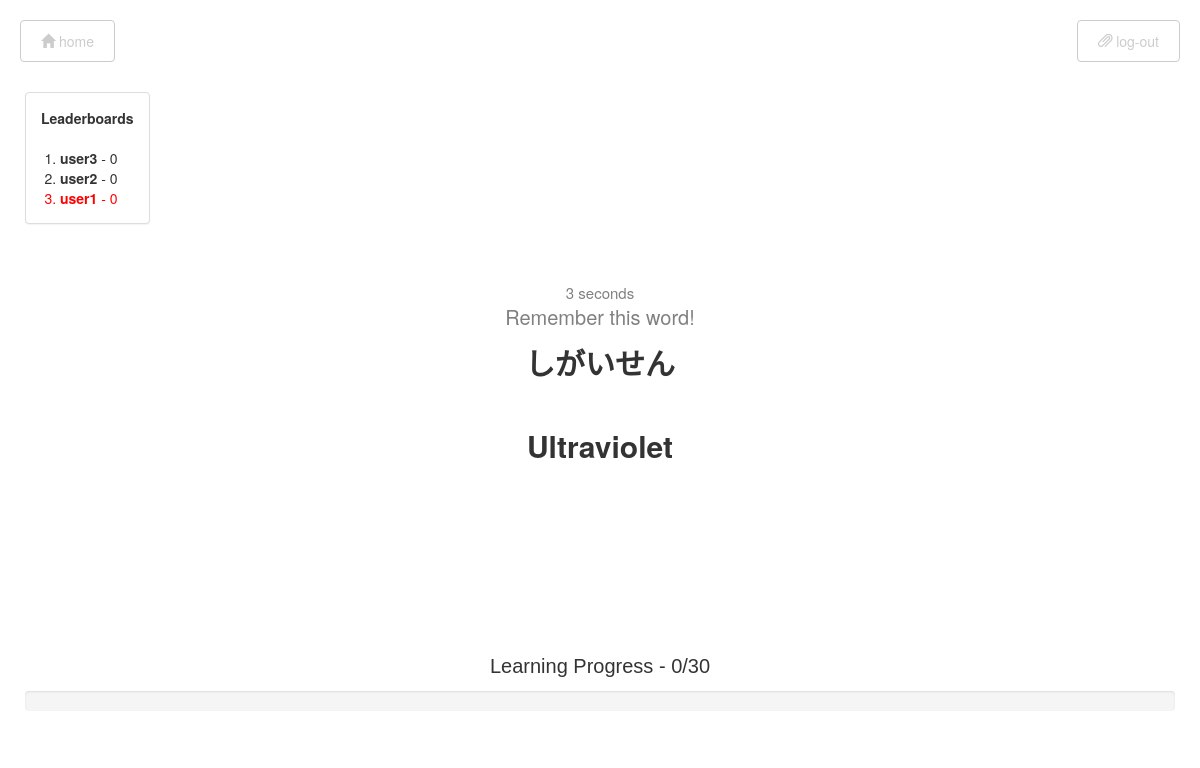
Page /flashcardcollection/1/learn/0?mode=normal (signed in) on the committed database.
### app/models/users.py (models this page shows, shortened)
class User(UserMixin, db.Model):
    __tablename__ = 'users'
    id = db.Column(db.Integer, primary_key=True)
    email = db.Column(db.String(64), unique=True, index=True)
    username = db.Column(db.String(64), unique=True, index=True)
    password_hash = db.Column(db.String(128))
    confirmed = db.Column(db.Boolean, default=True)
    avatar_hash = db.Column(db.String(32))
    member_since = db.Column(db.DateTime, default=datetime.utcnow)
    total_reps = db.Column(db.Integer, default=0)
    last_index = db.Column(db.Integer, default=0)
    score = db.Column(db.Integer, default=0)
    if DESIGN == 2:
        x = [str(randint(1,2)), '3']
    else:
        x = [str(i) for i in list(range(1,4))]
    shuffle(x)
    x = ['3','2']
    x = ','.join(x)
    scheduler_order = db.Column(db.String, default=x)
    set_num = db.Column(db.Integer, default=1)
    feedback_1 = db.Column(db.Text, default='')
    feedback_2 = db.Column(db.Text, default='')
    feedback_3 = db.Column(db.Text, default='')
    sequential_cycle = db.Column(db.Integer, default=1)
    started = db.Column(db.Integer, default=0)
    last_time = db.Column(db.Integer)
    collections = db.relationship('FlashcardCollection', backref='user', lazy='dynamic')
    @property
    def password(self):
        raise AttributeError('Password is not a readable Attribute')

### app/models/flashcard.py (models this page shows, shortened)
class Flashcard(db.Model):
    __tablename__ = 'flashcard'
    id = db.Column(db.Integer, primary_key=True)
    question = db.Column(db.Text)
    question_html = db.Column(db.Text)
    answer = db.Column(db.Text)
    answer_html = db.Column(db.Text)
    history = db.Column(db.Text, default='')
    time_history = db.Column(db.Text, default='0')
    last_time = db.Column(db.Integer, default=0)
    timestamps = db.Column(db.Text, default='')
    durations = db.Column(db.Text, default='')
    scheduler = db.Column(db.Integer, default = 1)
    test_answer = db.Column(db.Integer, default = -1)
    pre_answer = db.Column(db.Integer, default = -1)
    last_strength = db.Column(db.Integer, default = 0)
    introduced_history = db.Column(db.Text, default = '')
    actual_response = db.Column(db.Text, default = '')
    start_learn_time = db.Column(db.Integer)
    collection_id = db.Column(db.Integer, db.ForeignKey('flashcardcollection.id'))

### app/main/views.py (the view, shortened to what this page needs)
@main.route('/flashcardcollection/<int:id>/learn/<int:current>')
@login_required
def learn(id, current):
    def pclip(p):
        return min(max(p, 0.1), .9999)
    def hclip(h):
        return min(max(h, 1), 2000000)
    flashcardcollection = FlashcardCollection.query.get_or_404(id)
    flashcards = flashcardcollection.flashcards.all()
    mode = request.args.get('mode')
    sqlite_file = 'data-dev.sqlite'
    user_ids = []
    score = []
    conn = sqlite3.connect(sqlite_file)
    c = conn.cursor()
    for row in c.execute("SELECT rowid, * FROM users"):
        user_ids.append(row[3])
        score.append(row[-9])
    pre_dict = dict(zip(user_ids, score))
    leaderboards = dict(reversed(sorted(pre_dict.items(), key=lambda x:x[1])))
    total_repetitions = SESSION_LENGTH*REP_PER_MIN
    scheduler = 1
    repetitions_per_scheduler = round(total_repetitions/DESIGN)
    for i in range(len(flashcards)):
        if flashcards[i].history == '' or flashcards[i].last_time == 0:
            flashcard_generated[i+1] = 0
    learning_cards = copy.copy(flashcard_generated)
    new_cards = copy.copy(flashcard_generated)
    for i in range(len(flashcard_generated)):
        if flashcard_generated[i+1] == 0:
            learning_cards.pop(i+1)
        else:
            new_cards.pop(i+1)
    if current == 0:
        if len(learning_cards) == 0:
            if scheduler != 3:
                flashcard = flashcards[choice(list(new_cards.keys()))-1]
            else:
                flashcard = flashcards[0]
            current_user.last_index = flashcards.index(flashcard)
    else:
        flashcard = Flashcard.query.get_or_404(current)
    current_user.last_index = flashcards.index(flashcard)
    current_user.last_time = int(datetime.datetime.now().strftime('%s'))
    flashcard.start_learn_time = int(datetime.datetime.now().strftime('%s'))
    chance = round(round(flashcard_generated[flashcards.index(flashcard)+1],2)*100)-11
    overall_sum = sum(flashcard_generated.values())
    overall_len = len(flashcard_generated.values())
    seen = 0
    for i in range(len(flashcards)):
        if flashcard_generated[i+1] > 0:
            seen += 1
    time_left = SESSION_LENGTH - current_user.total_reps/7
    time_left = round(time_left,2)
    if flashcard.history == '' and flashcard.pre_answer != 1:
        return render_template('pretest.html', flashcard=flashcard, collection=flashcardcollection, overall_sum=overall_sum, overall_len=overall_len, seen=seen, time_left=time_left, leaderboards=leaderboards)
    return render_template('learn.html', flashcard=flashcard, collection=flashcardcollection, chance=chance, overall_sum=overall_sum, overall_len=overall_len, seen=seen, time_left=time_left, leaderboards=leaderboards)

### app/auth/views.py (called while the page is built)
@auth.before_app_request
def before_request():
    if current_user.is_authenticated:
        if not current_user.confirmed \
                and request.endpoint \
                and request.endpoint[:5] != 'auth.' \
                and request.endpoint != 'static':
            return redirect(url_for('auth.unconfirmed'))

### app/main/views.py (called while the page is built)
@main.after_app_request
def after_request(response):
    for query in get_debug_queries():
        if query.duration >= current_app.config['FLASHCARD_SLOW_DB_QUERY_TIME']:
            current_app.logger.warning(
                'Slow query: %s\nParameters: %s\nDuration: %fs\nContext: %s\n' %
                (query.statement, query.parameters, query.duration, query.context))
    return response

### app/models/users.py (called while the page is built)
@login_manager.user_loader
def load_user(user_id):
    return User.query.get(int(user_id))

### app/templates/pretest.html (shortened to what this page needs)
{% extends "base.html" %}
{% block page_content %}
  <div class="panel panel-default" style="float:left; position:absolute">
    <div class="panel-body">
      <b>Leaderboards</b> <br></br>
      <ol style="text-align: left; margin: 0; padding-left:19px">
        {% for key in leaderboards.keys() %}
          {% if current_user.username == key %}
          <li class="red"><b>{{key}}</b> - {{leaderboards[key]}}</li>
          {% else %}
          <li><b>{{key}}</b> - {{leaderboards[key]}}</li>
          {% endif %}
        {% endfor %}
      </ol>
    </div>
  </div>
    <div class="learn_word_outer">
        <div class="learn_word_inner">
            <div>
                <div class="flashcard-body">
                  <div class="stopwatch" style="font-size:15px; font-weight:lighter; color:grey">
                      <span id="my-stopwatch"></span> seconds
                  </div>
                  <span style="font-size:20px; font-weight:lighter; color:grey">
                      <p>Remember this word!</p>
                  </span>
                    {% if flashcard.question_html %}
                        <p class="blue">{{ flashcard.question_html | safe }}</p>
                    {% else %}
                        <p class="blue">{{ flashcard.question }}</p>
                    {% endif %}
                </div>
            </div>
            <div class="flashcard-body" id="answer_text">
                {% if flashcard.answer_html %}
                    <p>{{ flashcard.answer_html | safe }}</p>
                {% else %}
                    <p>{{ flashcard.answer }}</p>
                {% endif %}
            </div>
        </div>
    </div>
    <p style="font-size: 20px; font-family: helvetica; text-align: center">Learning Progress - {{seen}}/{{overall_len}}</p>
    <div class="progress">
    </div>
{% endblock %}

### app/static/css/style.css (style rules this page uses)
.flashcard-body { text-align: center; padding: 10px; font-weight: bold; font-size: 30px; }
.red { color: red; }
.blue { color: blue; }
.learn_word_outer { display: table-cell; width: 1170px; height: 70vh; vertical-align: middle; text-align: center; }
.learn_word_inner { display: inline-block; width: 80%; height: 200px; }

### rows in the picture
User: username "user3", username "0"
User: username "user2", username "0"
User: username "user1", username "0"
Flashcard: question_html "しがいせん", answer_html "Ultraviolet"

### other values in the picture
{{ seen }} "0"
{{ overall_len }} "30"
